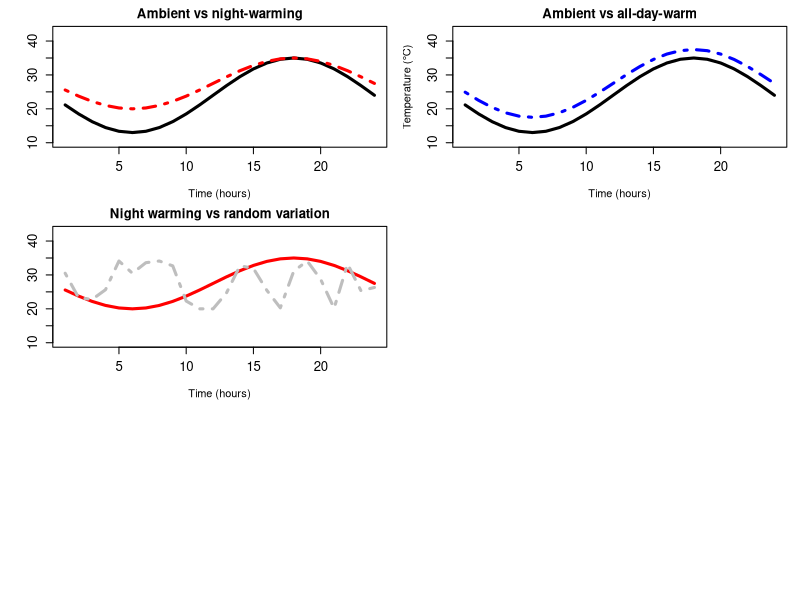
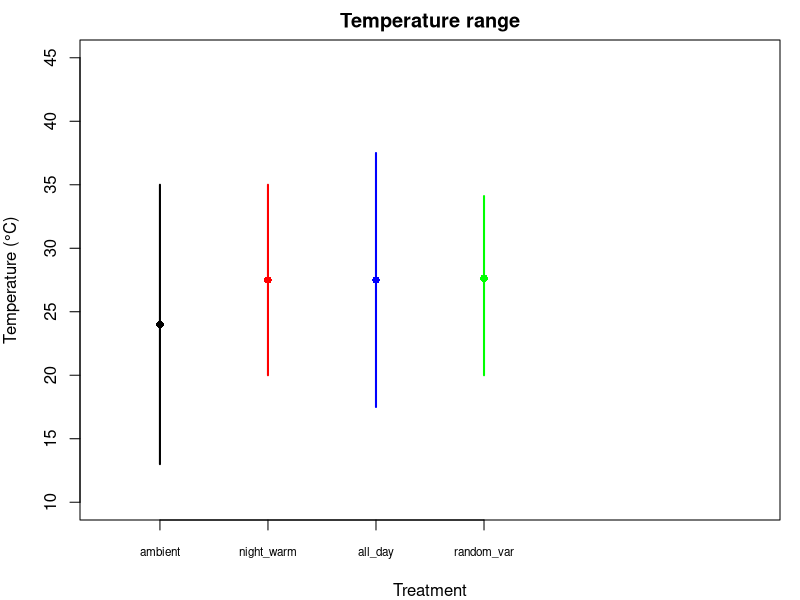

R code for these plots, in order: (Note: this script raises an error after producing the figures.)
## ---- chunk 1
knitr::opts_chunk$set(echo = TRUE)
## ---- chunk 2

## Function to create daily cycles
sinusoidalArray<- function (size = 10, min=-1, max=1, subdivide = 1){
  ax = array(0, size)
  for(i in 0:size){
    ax[i]=min+(max-min)*(0.5+0.5*sin(2*pi*(i/subdivide)/24))
  }
  return(ax)
}

# setting minimum and maximum temperatures 
size = 24

ambient <- sinusoidalArray(size,35,13)

nw <- sinusoidalArray(size,35,20)

all_day <- sinusoidalArray(size,37.5,17.5)

set.seed(123456)  

# Get min, max, and stats from the night warming treatment
min_nw <- min(nw)
max_nw <- max(nw)
mean_nw <- mean(nw)
sd_nw <- sd(nw)

# Generate an initial sequence of random values
random_variation <- rnorm(size, mean = 27.5, sd = 5.4)

# Clip values to stay within the range of night warming
random_variation <- pmax(pmin(random_variation, max_nw), min_nw)

# Adjust mean and sd directly
current_mean <- mean(random_variation)
current_sd <- sd(random_variation)

# Scale and shift
random_variation <- (random_variation - current_mean) / current_sd * sd_nw + mean_nw

# Clip again to ensure it stays within bounds
random_variation <- pmax(pmin(random_variation, max_nw), min_nw)

# Plotting
par(mfrow=c(3,2), mar=c(4, 4, 2, 1))
axis_font_size <- 1.2
font_size <- 1.2

# ambient and nw
plot(ambient, type="l", ylim=c(10,43), lwd=3, main="Ambient vs night-warming", 
     xlab="Time (hours)", ylab="", cex=font_size, cex.axis=axis_font_size)
lines(nw, col="red", lty=4, lwd=3)

# ambient and all-day-warming
plot(ambient, type="l", ylim=c(10,43), lwd=3, main="Ambient vs all-day-warm", 
     xlab="Time (hours)", ylab="Temperature (°C)", cex=font_size, cex.axis=axis_font_size)
lines(all_day, col="blue", lty=4, lwd=3)

# night warming and random variation
plot(nw, type="l", ylim=c(10,43), lwd=3, main="Night warming vs random variation", 
     xlab="Time (hours)", ylab="", col="red", cex=font_size, cex.axis=axis_font_size)
lines(random_variation, col="grey", lty=4, lwd=3)

# 5: Plot min, max, and mean for each treatment
# Calculate min, max, and mean for each treatment
treatments <- list(ambient = ambient, nw = nw, all_day = all_day, random_variation = random_variation)
treatment_names <- c("ambient", "night_warm", "all_day",  
                     "random_var")
min_vals <- sapply(treatments, min)
max_vals <- sapply(treatments, max)
mean_vals <- sapply(treatments, mean)

par(mfrow=c(1,1))

plot(1:4, mean_vals, ylim = c(10, 45), xlim = c(0.5, 6.5), xaxt = "n",
     pch = 16, col = c("black","red","blue","green","grey","purple"), xlab = "Treatment", ylab = "Temperature (°C)",
     main = "Temperature range")
axis(1, at = 1:4, labels = treatment_names, cex=0.7, cex.axis=0.7)

# Add min and max values as vertical lines
segments(1:4, min_vals, 1:4, max_vals,col = c("black","red","blue","green","grey","purple"), lwd = 2)



# Calculate the standard deviation for each treatment
sd_vals <- sapply(treatments, sd)

# Create questions for each treatment
questions <- c(
  "Current temperatures",
  "Will night warming have an effect?",
  "What if warming was happening the same way across all hours of the day?",
  "Do diel cycles matter?"
)

# Create a data frame with the required columns
table_data <- data.frame(
  Treatment = treatment_names,
  Min_Temperature = min_vals,
  Mean_Temperature = mean_vals,
  Max_Temperature = max_vals,
  Standard_Deviation = sd_vals,
  Questions = questions
)

# Use kable to display the table
knitr::kable(table_data, col.names = c("Treatments ", "Min Temp (°C)", "Mean Temp (°C)", "Max Temp (°C)", "SD", "Questions"),row.names = FALSE, digits = 1)


thermalseq<- as.data.frame(cbind(ambient = ambient, nw = nw, all_day = all_day))

#my thermal cycle is symmetrical, so the closest max and min I could apply to my thermal sequence is: min at 4am and max at 4pm
thermalseq$time <- c(23,24,seq(1,22)) #create a time column numbered according to min and max
thermalseq$order <- c(seq(13,24),seq(1:12)) #create an order column so that experiment starts at the correct temperature for 11am
thermalseq <- thermalseq[order(thermalseq$order),]

thermalseq10 <- thermalseq[rep(seq_len(nrow(thermalseq)), 10), ] #repeat daily sequence to get a 10-day experimental period
thermalseq10$order <- rep(1:240)

thermalseq10$random_variation = rep(random_variation, length.out = 240)

# Replace the path with your actual username
write.csv(thermalseq10, "C:/Users/user/Desktop/night_warming_summer_extra_treatments.csv", row.names = FALSE)

